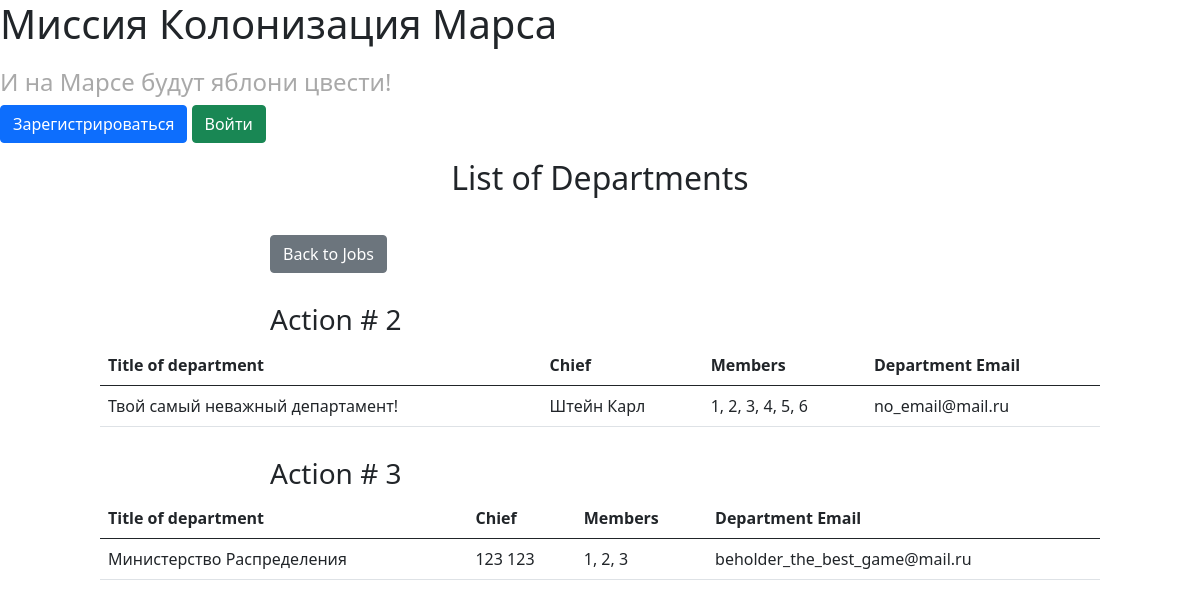
The page /departments on the database its author committed.
### data/departments.py (models this page shows)
class Department(SqlAlchemyBase):
    __tablename__ = 'departments'
    id = sqlalchemy.Column(sqlalchemy.Integer,
                           primary_key=True, autoincrement=True)
    title = sqlalchemy.Column(sqlalchemy.String)
    chief = sqlalchemy.Column(sqlalchemy.Integer,
                              sqlalchemy.ForeignKey("users.id"))
    members = sqlalchemy.Column(sqlalchemy.String)
    email = sqlalchemy.Column(sqlalchemy.String, unique=True)

### data/users.py (models this page shows, shortened)
class User(SqlAlchemyBase, UserMixin):
    __tablename__ = 'users'
    id = sqlalchemy.Column(sqlalchemy.Integer,
                           primary_key=True, autoincrement=True)
    surname = sqlalchemy.Column(sqlalchemy.String)
    name = sqlalchemy.Column(sqlalchemy.String)
    age = sqlalchemy.Column(sqlalchemy.Integer)
    position = sqlalchemy.Column(sqlalchemy.String)
    speciality = sqlalchemy.Column(sqlalchemy.String)
    address = sqlalchemy.Column(sqlalchemy.String)
    email = sqlalchemy.Column(sqlalchemy.String, unique=True)
    hashed_password = sqlalchemy.Column(sqlalchemy.String)

### main.py (the view)
@app.route('/departments')
def departments():
    db_session.global_init("db/mars.db")
    db_sess = db_session.create_session()
    deps = [dep for dep in db_sess.query(Department).all()]
    users = [user for user in db_sess.query(User).all()]
    return render_template('list_of_deps.html', title='List of departments',
                           deps=deps, users=users)

### data/db_session.py (called while the page is built, shortened)
def global_init(db_file):
    global __factory
    if __factory:
        return

def create_session() -> Session:
    global __factory
    return __factory()

### templates/list_of_deps.html (shortened to what this page needs)
{% extends "base.html" %}
{% block content %}
    <h2 style='text-align: center;'>List of Departments</h2>
		<a style='display: inline-block; margin: 30px 0px 0px 270px;' href='/'><button type="button" class="btn btn-secondary">Back to Jobs</button></a>
    {% for elem in deps %}
      <h3 style='margin-left: 270px; margin-top: 30px;'>Action # {{ elem.id }}</h3>
      <table class="table" style='width: 1000px; margin: 0 auto;'>
      <thead>
        <tr>
          <th scope="col">Title of department</th>
          <th scope="col">Chief</th>
          <th scope="col">Members</th>
          <th scope="col">Department Email</th>
        </tr>
      </thead>
      <tbody>
        <tr>
          <td>{{ elem.title }}</td>
          <td>
              {% for user in users %}
                  {% if user.id == elem.chief %}
                      {{ user.surname }} {{ user.name }}
                  {% endif %}
              {% endfor %}
          </td>
          <td>{{ elem.members }}</td>
          <td>{{ elem.email }}</td>
        </tr>
      </tbody>
      </table>
    {% endfor %}
{% endblock %}

### rows shown on the page
Department: id "2", title "Твой самый неважный департамент!", members "1, 2, 3, 4, 5, 6", email "no_email@mail.ru"
User: surname "Штейн", name "Карл"
Department: id "3", title "Министерство Распределения", members "1, 2, 3", email "beholder_the_best_game@mail.ru"
User: surname "123", name "123"
